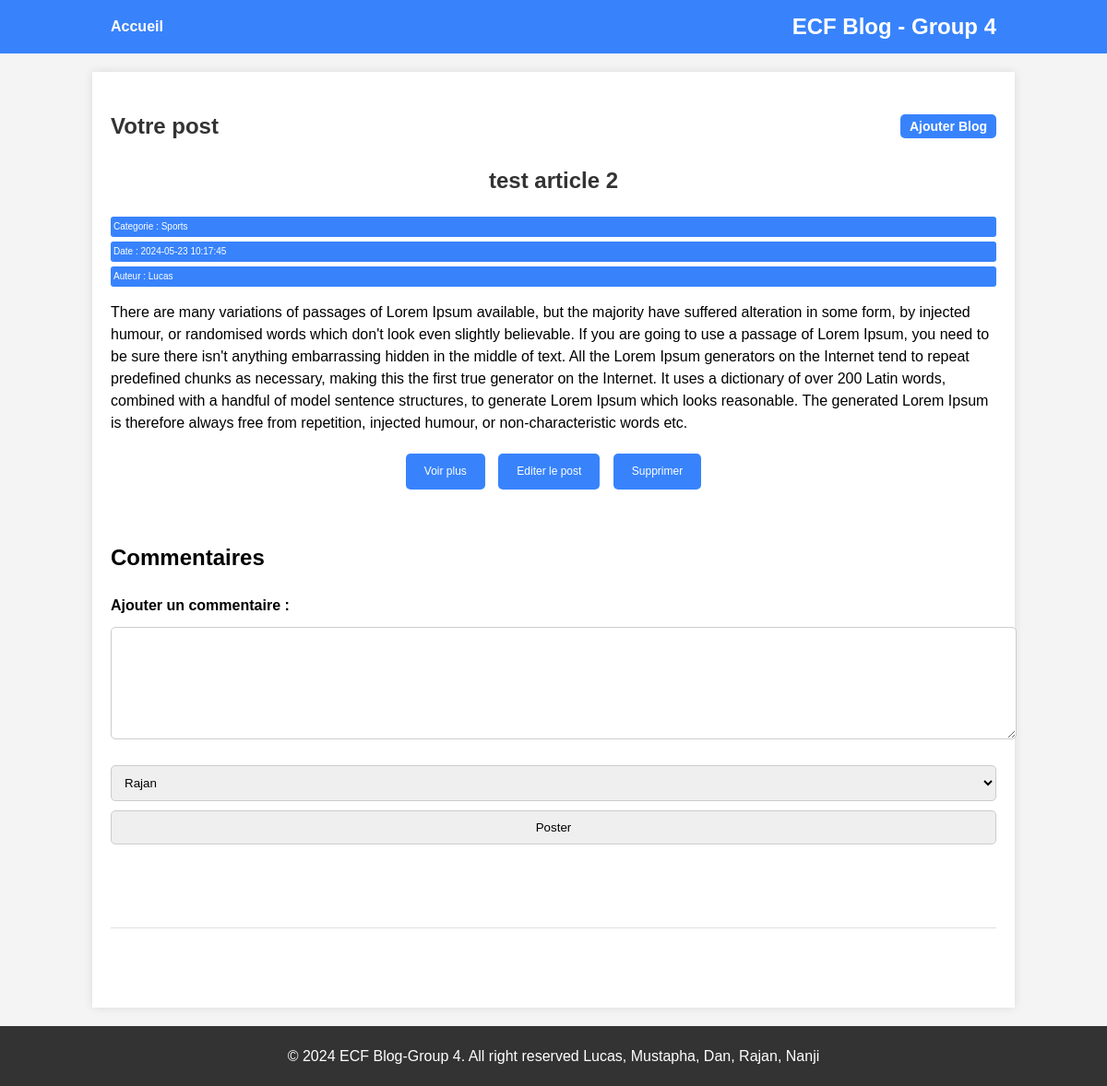
Page /admin/view.php?id=11 on the committed database.
### tables this page shows
CREATE TABLE `articles` (
  `Id_article` int(11) NOT NULL,
  `Titre` varchar(255) NOT NULL,
  `Contenu` text NOT NULL,
  `id_user` int(3) NOT NULL,
  `Date` datetime DEFAULT current_timestamp(),
  `id_categories` int(11) DEFAULT NULL
);

CREATE TABLE `categories` (
  `Id_categorie` int(11) NOT NULL,
  `nomCategorie` varchar(255) NOT NULL
);

CREATE TABLE `user` (
  `id` int(5) NOT NULL,
  `name` varchar(100) NOT NULL,
  `type` int(5) NOT NULL,
  `created` timestamp NOT NULL DEFAULT current_timestamp() ON UPDATE current_timestamp()
);

### admin/view.php (the view, shortened to what this page needs)
<?php
include '../include/header.php';
$idArticle = (int)$_GET['id'];
?>
<link rel="stylesheet" href="../css/index.css">
<div class="more">
    <h2 class="h2admin">Votre post<a href="post.php"><small>Ajouter Blog</small></a></h2>
    <?php
    try {
        $stmt = $conn->prepare(
        "SELECT articles.*,
        categories.nomCategorie AS category_name,
        user.name AS author_name
        FROM articles
        JOIN categories ON articles.id_categories = categories.Id_categorie
        JOIN user ON articles.id_user = user.id
        WHERE Id_article = :idArticle"
        );
        $stmt->bindParam(':idArticle', $idArticle, PDO::PARAM_INT);
        $stmt->execute();
        if ($row = $stmt->fetch(PDO::FETCH_ASSOC)) {
    ?>
    <div class="article">
        <div class="article-content">
            <h2><?php echo htmlspecialchars($row['Titre']); ?></h2>
            <small class="category">Categorie : <?php echo htmlspecialchars($row['category_name']); ?></small>
            <small class="date">Date : <?php echo htmlspecialchars($row["Date"]); ?></small>
            <small class="author">Auteur : <?php echo htmlspecialchars($row["author_name"]); ?></small>
            <p><?php echo htmlspecialchars($row['Contenu']); ?></p>
        </div>
        <p class="article-actions">
            <a class="btn" href="../post.php?id=<?php echo $row['Id_article']; ?>">Voir plus </a>
            <a class="btn" href="edit.php?id=<?php echo $row['Id_article']; ?>">Editer le post</a>
            <a class="btn" href="delete.php?id=<?php echo $row['Id_article']; ?>">Supprimer</a>
        </p>
    </div>
    <?php
        } else {
            echo "Article non trouvé.";
        }
    } catch(PDOException $e) {
        echo "Query failed: " . $e->getMessage();
    }
    ?>
    <h2>Commentaires</h2>
    <div class="comment-form">
        <form id="commentForm" action="../include/envoiCommentaire.php" method="post">
            <p>Ajouter un commentaire :</p>
            <textarea name="contenu" required></textarea>
            <select name="user" required>
            <?php
                try {
                    $stmt = $conn->query("SELECT user.name, user.id FROM user");
                    while ($row = $stmt->fetch(PDO::FETCH_ASSOC)) {
            ?>
                <option value="<?php echo $row['id']?>"><?php echo htmlspecialchars($row['name'])?></option>
            <?php
                    }
                } catch(PDOException $e) {
                    echo "Query failed: " . $e->getMessage();
                }
            ?>
            </select>
            <input type="submit" value="Poster">
        </form>
    </div>
    <br><hr><br>
</div>
<?php include '../include/footer.php'; ?>

### css/header.css (style rules this page uses)
body { font-family: Arial, sans-serif; margin: 0; padding: 0; background-color: #f4f4f4; }

### css/index.css (style rules this page uses)
body { font-family: Arial, sans-serif; line-height: 1.6; background-color: #f4f4f4; margin: 0; padding: 0; }
.more { width: 80%; margin: 20px auto; padding: 20px; background: white; box-shadow: 0 0 10px rgba(0, 0, 0, 0.1); }
.h2admin { display: flex; justify-content: space-between; align-items: center; font-size: 24px; margin-bottom: 20px; color: #333; }
.h2admin a { color: #3883fc; text-decoration: none; font-size: 14px; }
.h2admin small { font-size: 14px; background: #3883fc; color: white; padding: 5px 10px; border-radius: 5px; text-decoration: none; }
.article { margin-bottom: 50px; clear: both; }
.article-content h2 { text-align: center; color: #333; }
.article-content small { display: block; margin: 5px 0; background: #3883fc; color: white; padding: 3px; font-size: 10px; border-radius: 3px; }
.article-content p { color: black; font-size: 16px; line-height: 1.5; }
.article-actions { text-align: center; }
.article-actions .btn { background: #3883fc; padding: 10px 20px; color: white; text-decoration: none; margin: 5px; display: inline-block; border-radius: 5px; font-size: 12px; }
.comment-form { margin-bottom: 25px; }
.comment-form p { margin-bottom: 10px; font-weight: bold; }
.comment-form textarea { width: 100%; height: 100px; margin-bottom: 10px; padding: 10px; border: 1px solid #ccc; border-radius: 5px; resize: vertical; }
.comment-form select, .comment-form input[type="submit"] { padding: 10px; margin-top: 10px; border: 1px solid #ccc; border-radius: 5px; width: 100%; box-sizing: border-box; }
hr { border: none; border-top: 1px solid #e0e0e0; margin: 40px 0; }

### rows in the picture
articles: Titre "test article 2", id_categories.nomCategorie "Sports", Date "2024-05-23 10:17:45", id_user.name "Lucas", Contenu "There are many variations of passages of Lorem Ipsum available, but the majority have suffered alteration in some form, by injected humour, or randomised words which don't look even slightly believable. If you are going to use a passage of Lorem Ipsum, you need to be sure there isn't anything embarrassing hidden in the middle of text. All the Lorem Ipsum generators on the Internet tend to repeat predefined chunks as necessary, making this the first true generator on the Internet. It uses a dictionary of over 200 Latin words, combined with a handful of model sentence structures, to generate Lorem Ipsum which looks reasonable. The generated Lorem Ipsum is therefore always free from…"

### other values in the picture
form field user "Rajan"
